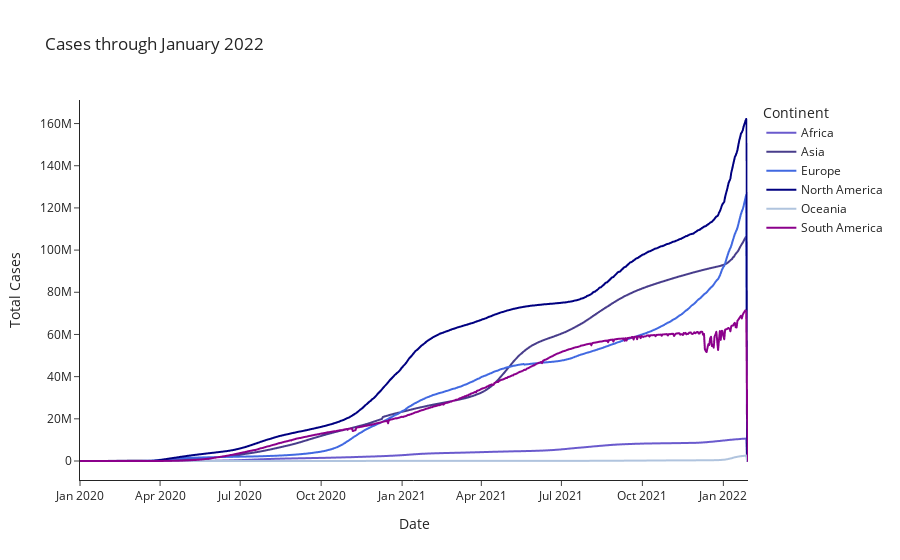

Write notebook code for a chart like this one.
### Code cell
cases_by_continent = px.line(grouped_continent_2022, x = 'Date', y = 'ConfirmedCases', color = 'Continent',
                             title = "Cases through January 2022", 
                             color_discrete_sequence = ['slateblue', 'darkslateblue', 'royalblue', 'navy', 'lightsteelblue', 'darkmagenta'],
                             labels = {
                                 'ConfirmedCases': "Total Cases",
                                 'Date': 'Date'
                             },
                             template = 'simple_white')

cases_by_continent.show()

# export for Medium article 
py.plot(cases_by_continent, filename="Cases by Continent through January 2022", auto_open = True)

### Figure 1 — Plotly figure (JSON) as saved in the notebook; plotly's stock layout.template omitted (floating-point values rounded to 4 significant figures; data arrays with more than 128 entries replaced by an {"elided": "..."} marker saying what was removed)
{"data": [{"hovertemplate": "Continent=Africa<br>Date=%{x}<br>Total Cases=%{y}<extra></extra>", "legendgroup": "Africa", "line": {"color": "slateblue", "dash": "solid"}, "marker": {"symbol": "circle"}, "mode": "lines", "name": "Africa", "showlegend": true, "type": "scattergl", "x": {"elided": "760 str values"}, "xaxis": "x", "y": {"elided": "760 int values"}, "yaxis": "y"}, {"hovertemplate": "Continent=Asia<br>Date=%{x}<br>Total Cases=%{y}<extra></extra>", "legendgroup": "Asia", "line": {"color": "darkslateblue", "dash": "solid"}, "marker": {"symbol": "circle"}, "mode": "lines", "name": "Asia", "showlegend": true, "type": "scattergl", "x": {"elided": "760 str values"}, "xaxis": "x", "y": {"elided": "760 int values"}, "yaxis": "y"}, {"hovertemplate": "Continent=Europe<br>Date=%{x}<br>Total Cases=%{y}<extra></extra>", "legendgroup": "Europe", "line": {"color": "royalblue", "dash": "solid"}, "marker": {"symbol": "circle"}, "mode": "lines", "name": "Europe", "showlegend": true, "type": "scattergl", "x": {"elided": "760 str values"}, "xaxis": "x", "y": {"elided": "760 int values"}, "yaxis": "y"}, {"hovertemplate": "Continent=North America<br>Date=%{x}<br>Total Cases=%{y}<extra></extra>", "legendgroup": "North America", "line": {"color": "navy", "dash": "solid"}, "marker": {"symbol": "circle"}, "mode": "lines", "name": "North America", "showlegend": true, "type": "scattergl", "x": {"elided": "760 str values"}, "xaxis": "x", "y": {"elided": "760 int values"}, "yaxis": "y"}, {"hovertemplate": "Continent=Oceania<br>Date=%{x}<br>Total Cases=%{y}<extra></extra>", "legendgroup": "Oceania", "line": {"color": "lightsteelblue", "dash": "solid"}, "marker": {"symbol": "circle"}, "mode": "lines", "name": "Oceania", "showlegend": true, "type": "scattergl", "x": {"elided": "760 str values"}, "xaxis": "x", "y": {"elided": "760 int values"}, "yaxis": "y"}, {"hovertemplate": "Continent=South America<br>Date=%{x}<br>Total Cases=%{y}<extra></extra>", "legendgroup": "South America", "line": {"color": "darkmagenta", "dash": "solid"}, "marker": {"symbol": "circle"}, "mode": "lines", "name": "South America", "showlegend": true, "type": "scattergl", "x": {"elided": "760 str values"}, "xaxis": "x", "y": {"elided": "760 int values"}, "yaxis": "y"}], "layout": {"autosize": true, "legend": {"title": {"text": "Continent"}, "tracegroupgap": 0}, "title": {"text": "Cases through January 2022"}, "xaxis": {"anchor": "y", "autorange": true, "domain": [0, 1], "range": ["2020-01-01", "2022-01-29"], "title": {"text": "Date"}, "type": "date"}, "yaxis": {"anchor": "x", "autorange": true, "domain": [0, 1], "range": [-9009000.0, 171200000.0], "title": {"text": "Total Cases"}, "type": "linear"}}}
